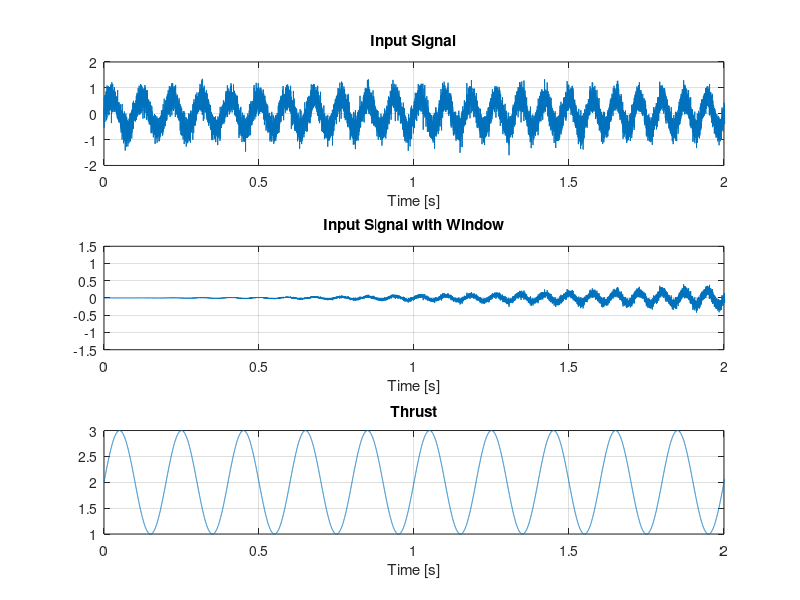
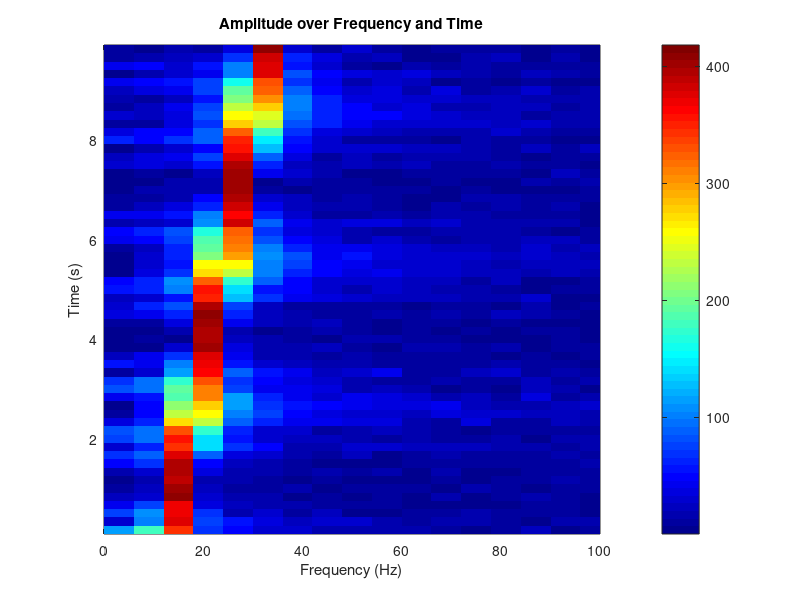
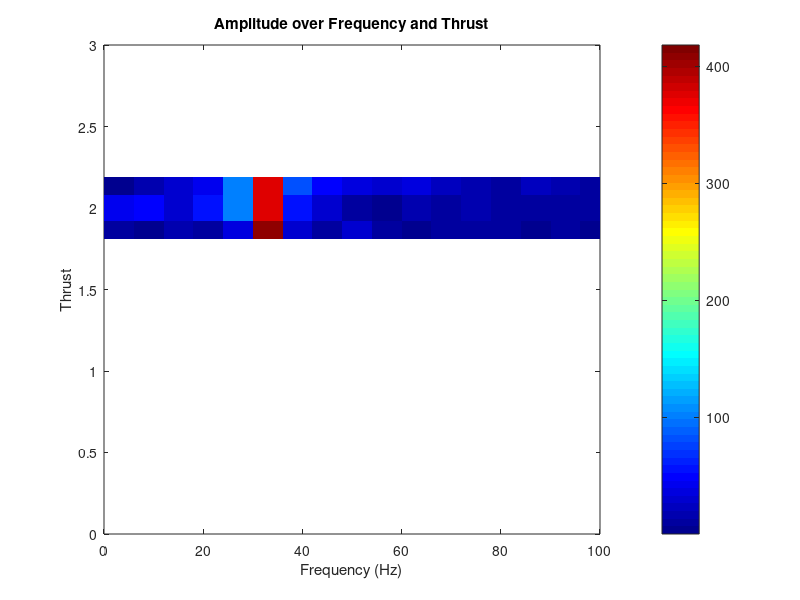

These charts were generated, in order, by the following MATLAB code:
clc; clear variables

%% Sampling Time 
Ts      = 125 * 1.0e-6;        % Gyro loop
Ts_cntr = 2 * Ts;              % Control loop
Ts_log  = 2 * Ts_cntr;         % Logging loop (not used here, just info)
fs      = 1/Ts;

t = (0:Ts:10).';               % Time vector from 0s to 10s (column vector)
N = length(t);                 % number of samples

%% Thrust
w_thr = 5 * 2*pi;
y = 2 + sin(w_thr*t);

%% Input Signal
omega = 10.1 * 2*pi();
u = 0.6*sin(2*pi*(10 + 1*t).*t) + 0.25*randn(size(t));    %Input signal
w = hann(N, 'periodic');          % window over the entry singal
u_win = u .* w;                   % signal with window

figure(1)
subplot(311)
plot(t,u);grid on;
xlim([0 2]);
xlabel('Time [s]');
title('Input Signal');

subplot(312)
plot(t,u_win);grid on;
xlim([0 2]);
xlabel('Time [s]');
title('Input Signal with Window');

subplot(313)
plot(t, y);grid on;
xlim([0 2]);
xlabel('Time [s]');
title('Thrust');

%% Spectrogram over Time and Thrust

seg = 60;            %Number of segments
Nres = seg;
Nest = floor(N / (1+(seg-1)));  %Number of points in segment
freq(1,:) = (0:Nest/2).' * (fs / Nest);  %Get steplenght of Frequency
Nfreq = length(freq);       %Get Number of Niquist
window = hann(Nest, 'periodic');        % Window over signal

% Creation of y vector
y_min = min(y);     
y_max = max(y);
dy    = (y_max - y_min) / Nres;     %Span width of steps
y_axis = (y_min:dy:y_max-dy).';     %Creation of y vector

u_seg  = zeros(Nest, seg);      %Preparation array
t_seg  = zeros(Nest, seg);      %Preparation array
U_SEG  = zeros(Nest, seg);
U_mean  = zeros(seg);

start = 0;
stop = 0;
y_mid = zeros(seg,1);   % Thrust-Mittelwert je Segment

for i = 1:seg
    start = (i-1)*Nest + 1;  
    stop  = start + Nest - 1; 

    % Get y vektor
    y_seg = y(start:stop);      % Split up in Segments
    
    ind_y = round((y_seg - y_min) / max(y_max - y_min, eps) * (Nres - 1)) + 1;  % Split it up in different thrustlevels
    ind_y = max(1, min(Nres, ind_y));   % If thrust is under one get rid off it
    ind_y = sort(ind_y);    % Sort ind_y

    ind_y_count = zeros(size(ind_y));   % Get counter
    j = 1;
    for k = 1:length(ind_y)     % Get throw all ind y
        if ind_y(k) ~= ind_y(j) % Count how many y are the same
            j = j + 1;
            ind_y(j) = ind_y(k);
        end
        ind_y_count(j) = ind_y_count(j) + 1;    
    end

    if stop > N
        break;   % Stop when segments are full
    end
    y_mid(i) = mean(y(start:stop)); % Get mean of segment
    u_seg(:, i) = u(start:stop);    % Add Segment to array
    t_seg(:, i) = t(start:stop);
    U_SEG(:,i) = abs(fft(u_seg(:,i)));      % Absolut value of frequent component

end
% Get the step length of the t vector
t_mid = ((0:seg-1)*Nest + (Nest-1)/2) * Ts;   % 

% (c) nur positive Frequenzen (inkl. DC und ggf. Nyquist)
U_POS    = U_SEG(1:Nfreq, :);                     % Ged rid of Alising

figure(2)
pcolor(freq, t_mid, U_POS.'); 
shading flat; set(gca,'ColorScale','log'); colormap jet; colorbar
xlabel('Frequency (Hz)'); ylabel('Time (s)'); title('Amplitude over Frequency and Time');
xlim([0 100]);

figure(3)
pcolor(freq, y_mid, U_POS.');
shading flat; set(gca,'ColorScale','log'); colormap jet; colorbar
xlabel('Frequency (Hz)'); ylabel('Thrust');
title('Amplitude over Frequency and Thrust');
xlim([0 100]); ylim([0 3])

%%
